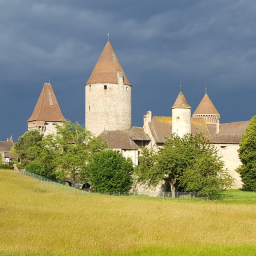
#> input picture Chateau.png, 256 x 256 px
$ python 1a_library_separate_RGB.py
#> lines starting #> are read from the running program, lines starting #| are printed output that depends on the picture

from PIL import Image

# Open the RGB image
image = Image.open('Chateau.png')
#> image is the input picture: PIL image 256x256 RGB; mean R, G, B 142.4, 143.8, 112.4

# Split the image into RGB channels
red_channel, green_channel, blue_channel = image.split()
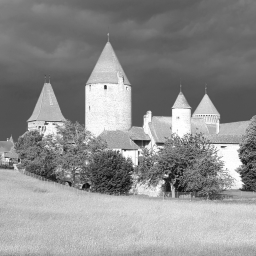
#> red_channel: PIL image 256x256 L; min 6, max 255, mean 142.4
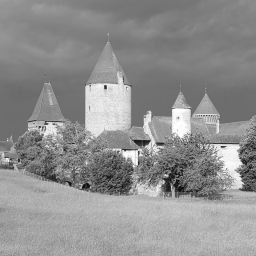
#> green_channel: PIL image 256x256 L; min 11, max 255, mean 143.8
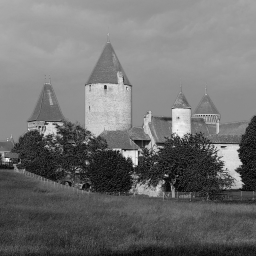
#> blue_channel: PIL image 256x256 L; min 2, max 250, mean 112.4

# Save each channel as a separate image
red_channel.save('red_channel.png')
green_channel.save('green_channel.png')
blue_channel.save('blue_channel.png')

# Optionally, you can also display the individual channel images using the default image viewer
red_channel.show()
green_channel.show()
blue_channel.show()
